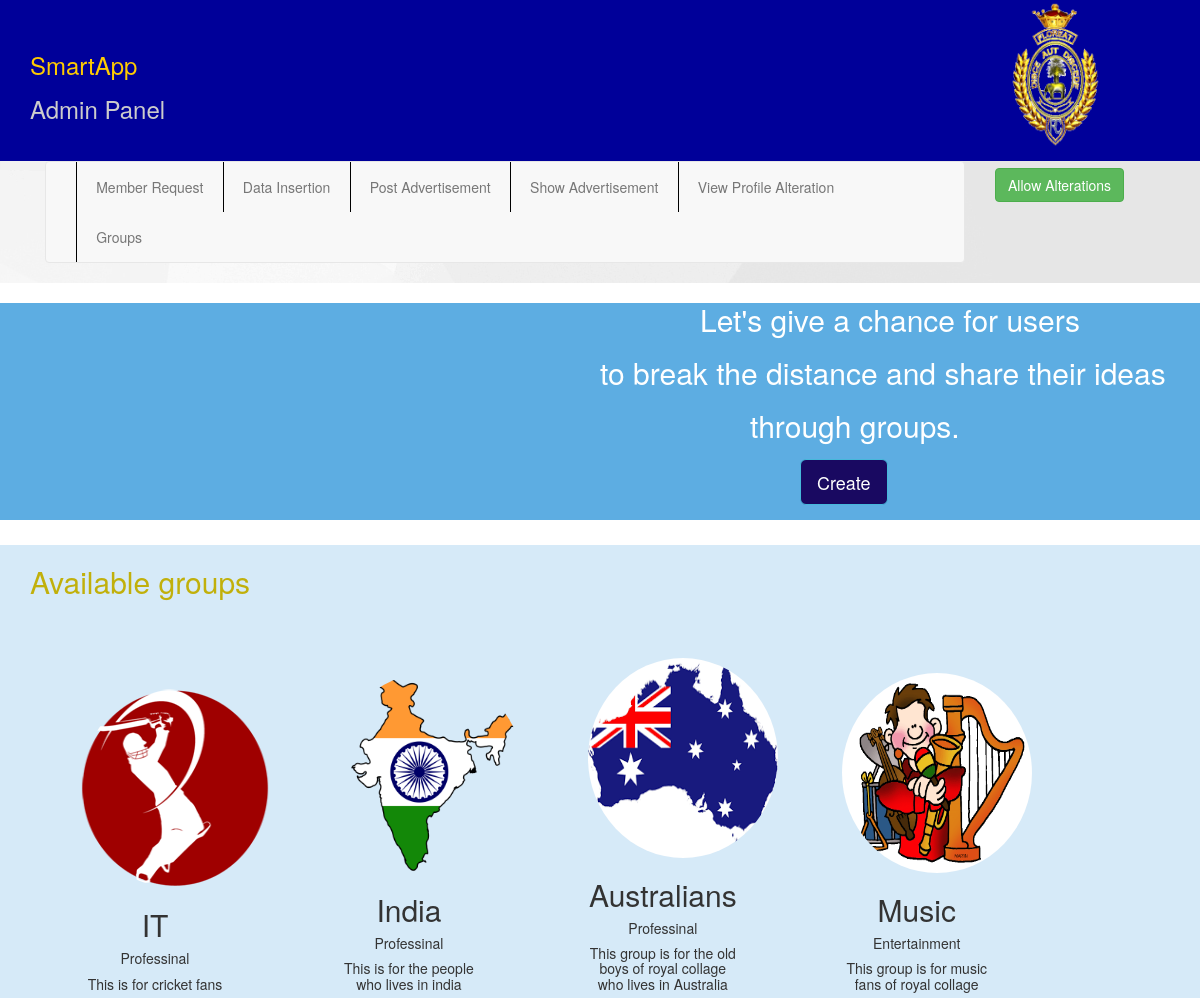
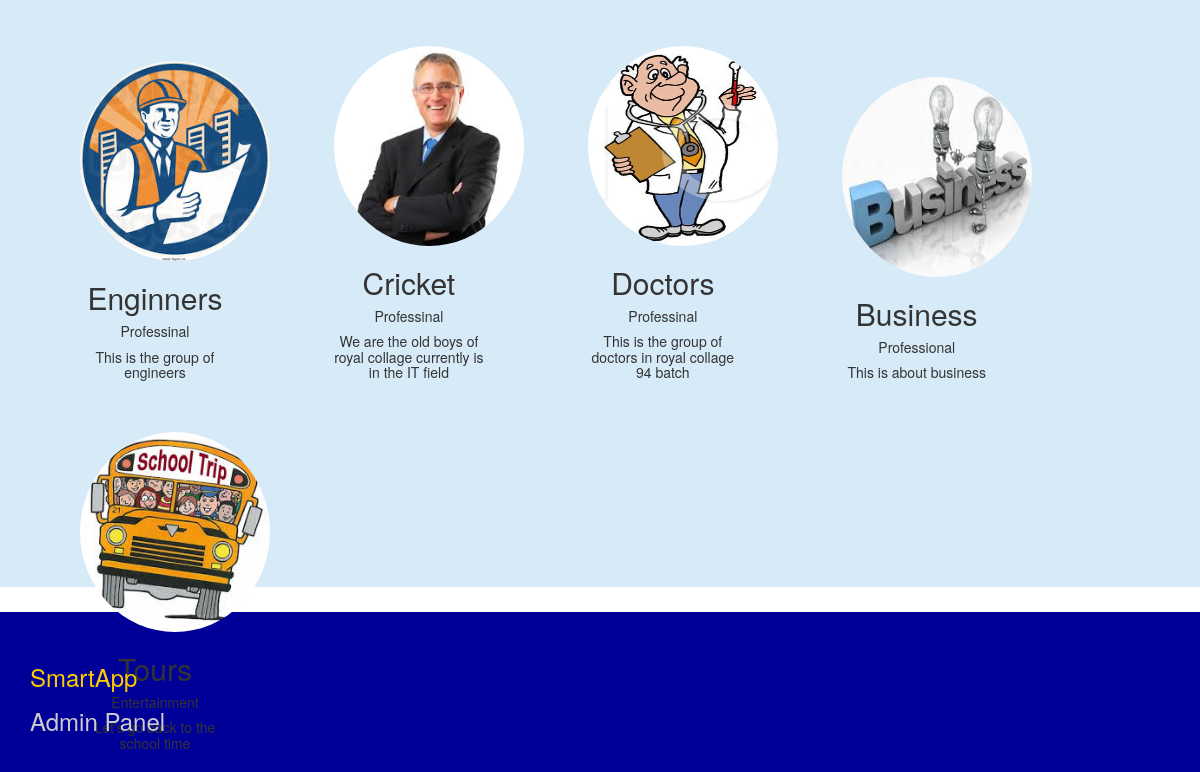
The app's page /group.php with its own data (2 pictures, top to bottom).
### tables this page shows
CREATE TABLE IF NOT EXISTS `groups` (
  `id` int(11) NOT NULL AUTO_INCREMENT,
  `group_name` varchar(50) NOT NULL,
  `image` varchar(1000) NOT NULL,
  `category` varchar(50) NOT NULL,
  `description` varchar(255) NOT NULL,
  `num_participants` int(11) NOT NULL DEFAULT '0',
  PRIMARY KEY (`id`)
);

### group.php (the view, shortened to what this page needs)
<!DOCTYPE html PUBLIC "-//W3C//DTD XHTML 1.0 Transitional//EN" "http://www.w3.org/TR/xhtml1/DTD/xhtml1-transitional.dtd">
<html xmlns="http://www.w3.org/1999/xhtml">
<head>
  <link rel="stylesheet" href="css/bootstrap.min.css"></link>
   <link rel="stylesheet" href="css/style.css"></link>
   <link rel="stylesheet" href="https://maxcdn.bootstrapcdn.com/font-awesome/4.5.0/css/font-awesome.min.css">
   <link rel="stylesheet" href="http://maxcdn.bootstrapcdn.com/bootstrap/3.3.6/css/bootstrap.min.css">
<link rel="stylesheet" href="http://cdn.jsdelivr.net/animatecss/2.1.0/animate.min.css">
</head>
<body>
 <div class="container-fluid" id="maincontainer">
 <div class="col-md-4 box1">
  <p class="smartappheading">SmartApp</p>
   <p>Admin Panel</p>
 </div>
  <div class="col-md-2">
  <img src="imag/oie_trans.gif" width="100" height="150" />
 </div>
 </div>
 <div class="container-fluid" id="middlecontainer">
  <div class="container">
 <div class="col-md-10">
            <nav class="navbar navbar-default">
  <div class="container-fluid">
    <div class="collapse navbar-collapse" id="myNavbar">
      <ul class="nav navbar-nav">
        <li class=" navbar_margin"><a href="#">Member Request</a></li>
        <li class=" navbar_margin"><a href="populate.php">Data Insertion</a></li>
        <li class=" navbar_margin"><a href="postAdvertiesement.php">Post Advertisement</a></li>
         <li class=" navbar_margin"><a href="showAdvertiesement.php">Show Advertisement</a></li>
          <li class=" navbar_margin"><a href="editprofileapproval.php">View Profile Alteration</a></li>
        <li class=" navbar_margin"><a href="group.php">Groups</a></li>
      </ul>
     </div>
     </div>
    </nav>
    </div>
    <div class="col-md-2">
    <form role="form" action="" method="post" onsubmit="click()">
     <input type="submit" value="Allow Alterations" class="btn-success btn">
    </form>
    </div>
  </div>
  </div>
  <div class="c">
                        <div class="rw" style="padding-left: 300px;padding-bottom: 15px">
                          <div id="logo">
                            <span id="danger">
                              <h2 style="padding-left: 400px;color: white">
                              <span class="dd animated rotateIn">Let's</span>
                              <span class="da animated rotateIn">  give</span>
                              <span class="dn animated rotateIn">  a</span>
                              <span class="dg animated rotateIn">  chance</span>
                              <span class="de animated rotateIn">  for</span>
                              <span class="dr animated rotateIn">  users</span>
                              </h2>
                              <h2 style="padding-left: 300px;color: white">
                              <span class="dd animated rotateIn">to</span>
                              <span class="da animated rotateIn">  break</span>
                              <span class="dn animated rotateIn">  the</span>
                              <span class="dg animated rotateIn">  distance</span>
                              <span class="de animated rotateIn">  and</span>
                              <span class="dr animated rotateIn">  share</span>
                              <span class="dp animated rotateIn">  their</span>
                              <span class="ds animated rotateIn">  ideas</span>
                              </h2>
                              <h2 style="padding-left: 450px;color: white">
                              <span class="dd animated rotateIn">through</span>
                              <span class="da animated rotateIn">  groups.</span>
                              </h2>
                            </span>
                           </div>
                                              <button type="button" class="btn btn-info btn-lg" data-toggle="modal" data-target="#myModal" style="margin-left: 500px;background-color: #190961">Create</button>
                                              <br/>
                        </div>
  </div>
  <div class="c2">
      <div class="container">
                          <h2 style="color: #C1B00B">Available groups </h2>
                          <?php
                              include("database_connect.php");
                              $query = "select * from groups";
                              $result=mysqli_query($con,$query);
                               while($row = mysqli_fetch_array($result))
                                  {
                              ?>
                              <div class="floating-box">
                                  <div class="animated rotateInDownRight">
                                        <img src="<?php echo $row['image']; ?>" alt="profile-sample5" class="img-circle" alt="Cinque Terre" width="190" height="200" />
                                        <h2 style="text-align: center"><?php echo $row['group_name']; ?><span></h2>
                                        <h5 style="text-align: center"><?php echo $row['category']; ?> </h5>
                                        <h5 style="text-align: center"><?php echo $row['description']; ?> </h5>
                                   </div>
                              </div>
                         <?php } ?>
         </div>
  </div>
<footer>
<div class="footer" style="padding-top: 25px">
  <div class="container-fluid" id="maincontainer">
        <div class="col-md-4 box1">
             <p class="smartappheading">SmartApp</p>
                <p>Admin Panel</p>
         </div>
 </div>
</footer>
</body>
</html>

### css/style.css (style rules this page uses)
#maincontainer { background-color:#009 }
.box1 { color:#CCC; font-size:24px; padding:1em; padding-top:2em; padding-left:0; }
.smartappheading { color:#FC0; font:"MS Serif", "New York", serif; }
#middlecontainer { background-image:url(../images/body.jpg) }
.navbar_margin { padding-left:.3em; padding-right:.3em; border-left:1px solid black; }
.navbar-default { margin-bottom:0; }
.btn { margin-top: 7px; }

### group.php (style rules this page uses)
.c { background-color: #5DADE2; }
.c2 { background-color: #D6EAF8; }
.floating-box { display: inline-block; width: 150px; height: 75px; margin: 50px; }
.dd { animation-delay:0.2s; -moz-animation-delay:0.2s; -webkit-animation-delay:0.2s; }
.da { animation-delay:0.8s; -moz-animation-delay:0.8s; -webkit-animation-delay:0.8s; }
.dn { animation-delay:0.6s; -moz-animation-delay:0.6s; -webkit-animation-delay:0.6s; }
.dg { animation-delay:1s; -moz-animation-delay:1s; -webkit-animation-delay:1s; }
.de { animation-delay:0.4s; -moz-animation-delay:0.4s; -webkit-animation-delay:0.4s; }
.dr { animation-delay:1.2s; -moz-animation-delay:1.2s; -webkit-animation-delay:1.2s; }
.dp { animation-delay:0.6s; -moz-animation-delay:0.6s; -webkit-animation-delay:0.4s; }
.ds { animation-delay:1.0s; -moz-animation-delay:1.0s; -webkit-animation-delay:1.2s; }

### records on screen
groups: image (picture), group_name "IT", category "Professinal", description "This is for cricket fans"
groups: image (picture), group_name "India", category "Professinal", description "This is for the people who lives in india"
groups: image (picture), group_name "Australians", category "Professinal", description "This group is for the old boys of royal collage who lives in Australia"
groups: image (picture), group_name "Music", category "Entertainment", description "This group is for music fans of royal collage"
groups: image (picture), group_name "Enginners", category "Professinal", description "This is the group of engineers"
groups: image (picture), group_name "Cricket", category "Professinal", description "We are the old boys of royal collage currently is in the IT field"
groups: image (picture), group_name "Doctors", category "Professinal", description "This is the group of doctors in royal collage 94 batch"
groups: image (picture), group_name "Business", category "Professional", description "This is about business"
groups: image (picture), group_name "Tours", category "Entertainment", description "Let's go back to the school time"
